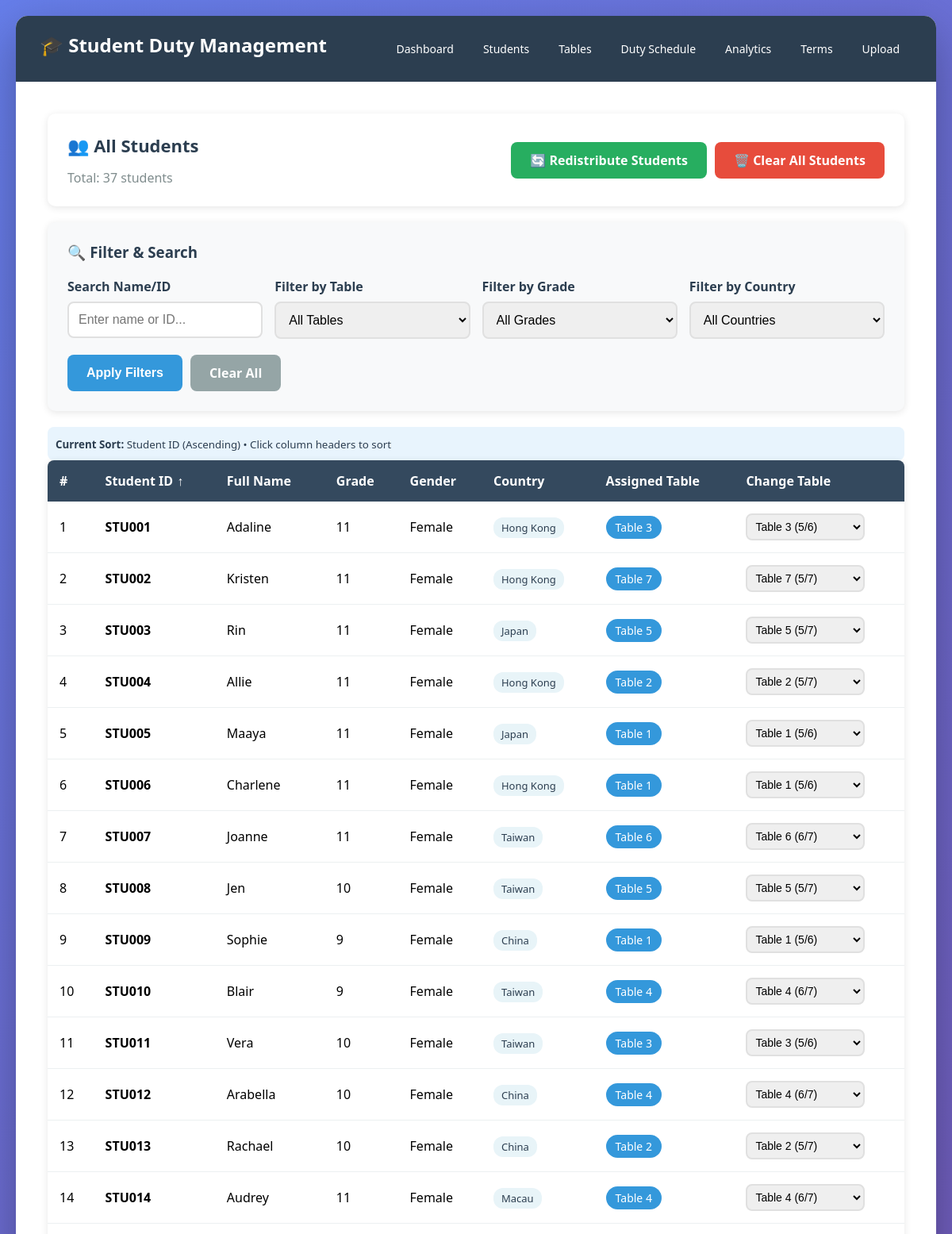
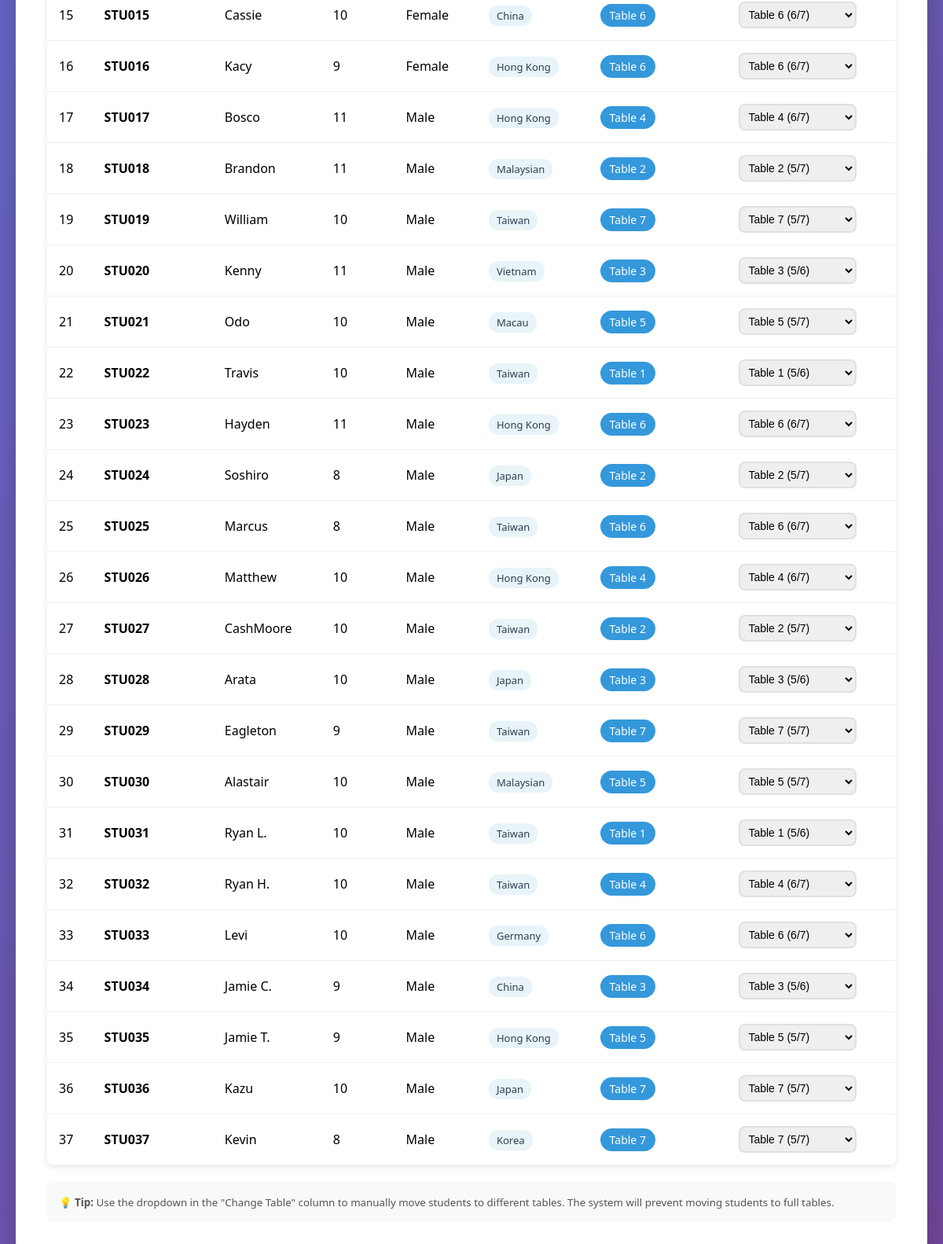
/students, run on the app's committed database (2 pictures, top to bottom).
### app.py (models this page shows, shortened)
class Student(db.Model):
    id = db.Column(db.Integer, primary_key=True)
    student_id = db.Column(db.String(20), unique=True, nullable=False)
    full_name = db.Column(db.String(100), nullable=False)
    grade = db.Column(db.Integer)
    gender = db.Column(db.String(10))
    country = db.Column(db.String(50))
    table_number = db.Column(db.Integer)
    created_at = db.Column(db.DateTime, default=datetime.utcnow)
    duty_assignments = db.relationship('DutyAssignment', backref='student', lazy=True)

### app.py (the view)
@app.route('/students')
def students():
    sort_by = request.args.get('sort', 'student_id')
    order = request.args.get('order', 'asc')
    filter_table = request.args.get('table', '')
    filter_grade = request.args.get('grade', '')
    filter_country = request.args.get('country', '')
    search_query = request.args.get('search', '')
    query = Student.query
    if filter_table:
        if filter_table == 'unassigned':
            query = query.filter(Student.table_number.is_(None))
        else:
            query = query.filter_by(table_number=int(filter_table))
    if filter_grade:
        query = query.filter_by(grade=int(filter_grade))
    if filter_country:
        query = query.filter_by(country=filter_country)
    if search_query:
        search_pattern = f'%{search_query}%'
        query = query.filter(
            (Student.full_name.ilike(search_pattern)) |
            (Student.student_id.ilike(search_pattern))
        )
    if sort_by == 'name':
        if order == 'desc':
            query = query.order_by(Student.full_name.desc())
        else:
            query = query.order_by(Student.full_name.asc())
    elif sort_by == 'grade':
        if order == 'desc':
            query = query.order_by(Student.grade.desc().nullslast())
        else:
            query = query.order_by(Student.grade.asc().nullsfirst())
    elif sort_by == 'table':
        if order == 'desc':
            query = query.order_by(Student.table_number.desc().nullslast())
        else:
            query = query.order_by(Student.table_number.asc().nullsfirst())
    elif sort_by == 'country':
        if order == 'desc':
            query = query.order_by(Student.country.desc().nullslast())
        else:
            query = query.order_by(Student.country.asc().nullsfirst())
    else:
        if order == 'desc':
            query = query.order_by(Student.student_id.desc())
        else:
            query = query.order_by(Student.student_id.asc())
    all_students = query.all()
    tables = Table.query.order_by(Table.table_number).all()
    all_grades = db.session.query(Student.grade).distinct().filter(Student.grade.isnot(None)).order_by(Student.grade).all()
    all_countries = db.session.query(Student.country).distinct().filter(Student.country.isnot(None)).order_by(Student.country).all()
    return render_template('students.html',
                         students=all_students,
                         tables=tables,
                         grades=[g[0] for g in all_grades],
                         countries=[c[0] for c in all_countries],
                         current_sort=sort_by,
                         current_order=order,
                         current_table_filter=filter_table,
                         current_grade_filter=filter_grade,
                         current_country_filter=filter_country,
                         search_query=search_query)

### templates/students.html (shortened to what this page needs)
{% extends "base.html" %}
{% block content %}
<div class="card">
    <div style="display: flex; justify-content: space-between; align-items: center; flex-wrap: wrap; gap: 10px;">
        <div>
            <h2>👥 All Students</h2>
            <p style="color: #7f8c8d; margin-top: 5px;">Total: {{ students|length }} students</p>
        </div>
        <div style="display: flex; gap: 10px; flex-wrap: wrap;">
            <a href="{{ url_for('redistribute') }}" class="btn btn-success"
               onclick="return confirm('Are you sure you want to redistribute all students to tables?')">
                🔄 Redistribute Students
            </a>
            <a href="{{ url_for('clear_students') }}" class="btn btn-danger"
               onclick="return confirm('Are you sure you want to clear all students? This cannot be undone!')">
                🗑️ Clear All Students
            </a>
        </div>
    </div>
</div>
<div class="card" style="margin-top: 20px; background: #f8f9fa;">
    <h3 style="margin-bottom: 20px; color: #2c3e50;">🔍 Filter & Search</h3>
    <form method="GET" action="{{ url_for('students') }}">
        <div style="display: grid; grid-template-columns: repeat(auto-fit, minmax(200px, 1fr)); gap: 15px;">
            <div class="form-group" style="margin-bottom: 0;">
                <label>Search Name/ID</label>
                <input type="text" name="search" class="form-control" placeholder="Enter name or ID..."
                       value="{{ search_query }}">
            </div>
            <div class="form-group" style="margin-bottom: 0;">
                <label>Filter by Table</label>
                <select name="table" class="form-control">
                    <option value="">All Tables</option>
                </select>
            </div>
            <div class="form-group" style="margin-bottom: 0;">
                <label>Filter by Grade</label>
                <select name="grade" class="form-control">
                    <option value="">All Grades</option>
                </select>
            </div>
            <div class="form-group" style="margin-bottom: 0;">
                <label>Filter by Country</label>
                <select name="country" class="form-control">
                    <option value="">All Countries</option>
                </select>
            </div>
        </div>
        <div style="margin-top: 20px; display: flex; gap: 10px;">
            <button type="submit" class="btn btn-primary">Apply Filters</button>
            <a href="{{ url_for('students') }}" class="btn btn-secondary">Clear All</a>
        </div>
    </form>
</div>
{% if students %}
<div style="margin-top: 20px; padding: 10px; background: #e8f4fd; border-radius: 8px;">
    <small style="color: #2c3e50;">
        <strong>Current Sort:</strong>
        {% if current_sort == 'name' %}Name
        {% elif current_sort == 'grade' %}Grade
        {% elif current_sort == 'table' %}Table Number
        {% elif current_sort == 'country' %}Country
        {% else %}Student ID
        {% endif %}
        ({{ 'Descending' if current_order == 'desc' else 'Ascending' }})
        • Click column headers to sort
    </small>
</div>
<table style="margin-top: 0;">
    <thead>
        <tr>
            <th>#</th>
            <th>
                <a href="?sort=student_id&order={{ 'desc' if current_sort == 'student_id' and current_order == 'asc' else 'asc' }}&table={{ current_table_filter }}&grade={{ current_grade_filter }}&country={{ current_country_filter }}&search={{ search_query }}"
                   style="color: white; text-decoration: none; display: flex; align-items: center; gap: 5px;">
                    Student ID
                    {% if current_sort == 'student_id' %}
                        <span>{{ '↓' if current_order == 'desc' else '↑' }}</span>
                    {% endif %}
                </a>
            </th>
            <th>
                <a href="?sort=name&order={{ 'desc' if current_sort == 'name' and current_order == 'asc' else 'asc' }}&table={{ current_table_filter }}&grade={{ current_grade_filter }}&country={{ current_country_filter }}&search={{ search_query }}"
                   style="color: white; text-decoration: none; display: flex; align-items: center; gap: 5px;">
                    Full Name
                </a>
            </th>
            <th>
                <a href="?sort=grade&order={{ 'desc' if current_sort == 'grade' and current_order == 'asc' else 'asc' }}&table={{ current_table_filter }}&grade={{ current_grade_filter }}&country={{ current_country_filter }}&search={{ search_query }}"
                   style="color: white; text-decoration: none; display: flex; align-items: center; gap: 5px;">
                    Grade
                </a>
            </th>
            <th>Gender</th>
            <th>
                <a href="?sort=country&order={{ 'desc' if current_sort == 'country' and current_order == 'asc' else 'asc' }}&table={{ current_table_filter }}&grade={{ current_grade_filter }}&country={{ current_country_filter }}&search={{ search_query }}"
                   style="color: white; text-decoration: none; display: flex; align-items: center; gap: 5px;">
                    Country
                </a>
            </th>
            <th>
                <a href="?sort=table&order={{ 'desc' if current_sort == 'table' and current_order == 'asc' else 'asc' }}&table={{ current_table_filter }}&grade={{ current_grade_filter }}&country={{ current_country_filter }}&search={{ search_query }}"
                   style="color: white; text-decoration: none; display: flex; align-items: center; gap: 5px;">
                    Assigned Table
                </a>
            </th>
            <th>Change Table</th>
        </tr>
    </thead>
    <tbody>
        {% for student in students %}
        <tr>
            <td>{{ loop.index }}</td>
            <td><strong>{{ student.student_id }}</strong></td>
            <td>{{ student.full_name }}</td>
            <td>{{ student.grade if student.grade else 'N/A' }}</td>
            <td>{{ student.gender if student.gender else 'N/A' }}</td>
            <td>
                {% if student.country %}
                    <span style="background: #e8f4f8; color: #2c3e50; padding: 4px 10px; border-radius: 12px; font-size: 13px;">
                        {{ student.country }}
                    </span>
                {% else %}
                    <span style="color: #95a5a6;">N/A</span>
                {% endif %}
            </td>
            <td>
                {% if student.table_number %}
                    <span style="background: #3498db; color: white; padding: 5px 12px; border-radius: 15px; font-size: 14px;">
                        Table {{ student.table_number }}
                    </span>
                {% else %}
                    <span style="color: #e74c3c;">Not Assigned</span>
                {% endif %}
            </td>
            <td>
                <form method="POST" action="{{ url_for('change_student_table', student_id=student.id) }}" style="margin: 0;">
                    <select name="table_number" class="form-control" style="width: 150px; padding: 6px; font-size: 14px;"
                            onchange="if(confirm('Move {{ student.student_id }} to this table?')) this.form.submit();">
                        {% for table in tables %}
                        <option value="{{ table.table_number }}" {% if student.table_number == table.table_number %}selected{% endif %}>
                            Table {{ table.table_number }} ({{ table.current_count }}/{{ table.capacity }})
                        </option>
                        {% endfor %}
                    </select>
                </form>
            </td>
        </tr>
        {% endfor %}
    </tbody>
</table>
<div style="margin-top: 20px; padding: 15px; background: #f8f9fa; border-radius: 8px;">
    <small style="color: #555;">
        <strong>💡 Tip:</strong> Use the dropdown in the "Change Table" column to manually move students to different tables.
        The system will prevent moving students to full tables.
    </small>
</div>
{% endif %}
{% endblock %}

### templates/base.html (style rules this page uses)
* { margin: 0; padding: 0; box-sizing: border-box; }
body { font-family: 'Segoe UI', Tahoma, Geneva, Verdana, sans-serif; background: linear-gradient(135deg, #667eea 0%, #764ba2 100%); min-height: 100vh; padding: 20px; }
.btn { padding: 12px 24px; border: none; border-radius: 8px; cursor: pointer; font-size: 16px; font-weight: 600; text-decoration: none; display: inline-block; transition: all 0.3s; }
.btn-primary { background: #3498db; color: white; }
.btn-success { background: #27ae60; color: white; }
.btn-danger { background: #e74c3c; color: white; }
.btn-secondary { background: #95a5a6; color: white; }
table { width: 100%; border-collapse: collapse; margin-top: 20px; background: white; border-radius: 8px; overflow: hidden; box-shadow: 0 2px 10px rgba(0, 0, 0, 0.1); }
thead { background: #34495e; color: white; }
th { padding: 15px; text-align: left; font-weight: 600; }
td { padding: 15px; border-bottom: 1px solid #ecf0f1; }
.card { background: white; border-radius: 10px; padding: 25px; margin-bottom: 20px; box-shadow: 0 2px 10px rgba(0, 0, 0, 0.1); }
.card h2 { color: #2c3e50; margin-bottom: 15px; font-size: 22px; }
.form-group { margin-bottom: 20px; }
.form-group label { display: block; margin-bottom: 8px; font-weight: 600; color: #2c3e50; }
.form-control { width: 100%; padding: 12px; border: 2px solid #e0e0e0; border-radius: 8px; font-size: 16px; transition: border-color 0.3s; }

### data on the page
Student: student_id "STU001", full_name "Adaline", grade "11", gender "Female", country "Hong Kong", table_number "3", table_number "Table 3 (5/6)"
Student: student_id "STU002", full_name "Kristen", grade "11", gender "Female", country "Hong Kong", table_number "7", table_number "Table 7 (5/7)"
Student: student_id "STU003", full_name "Rin", grade "11", gender "Female", country "Japan", table_number "5", table_number "Table 5 (5/7)"
Student: student_id "STU004", full_name "Allie", grade "11", gender "Female", country "Hong Kong", table_number "2", table_number "Table 2 (5/7)"
Student: student_id "STU005", full_name "Maaya", grade "11", gender "Female", country "Japan", table_number "1", table_number "Table 1 (5/6)"
Student: student_id "STU006", full_name "Charlene", grade "11", gender "Female", country "Hong Kong", table_number "1", table_number "Table 1 (5/6)"
Student: student_id "STU007", full_name "Joanne", grade "11", gender "Female", country "Taiwan", table_number "6", table_number "Table 6 (6/7)"
Student: student_id "STU008", full_name "Jen", grade "10", gender "Female", country "Taiwan", table_number "5", table_number "Table 5 (5/7)"
Student: student_id "STU009", full_name "Sophie", grade "9", gender "Female", country "China", table_number "1", table_number "Table 1 (5/6)"
Student: student_id "STU010", full_name "Blair", grade "9", gender "Female", country "Taiwan", table_number "4", table_number "Table 4 (6/7)"
Student: student_id "STU011", full_name "Vera", grade "10", gender "Female", country "Taiwan", table_number "3", table_number "Table 3 (5/6)"
Student: student_id "STU012", full_name "Arabella", grade "10", gender "Female", country "China", table_number "4", table_number "Table 4 (6/7)"
Student: student_id "STU013", full_name "Rachael", grade "10", gender "Female", country "China", table_number "2", table_number "Table 2 (5/7)"
Student: student_id "STU014", full_name "Audrey", grade "11", gender "Female", country "Macau", table_number "4", table_number "Table 4 (6/7)"
Student: student_id "STU015", full_name "Cassie", grade "10", gender "Female", country "China", table_number "6", table_number "Table 6 (6/7)"
Student: student_id "STU016", full_name "Kacy", grade "9", gender "Female", country "Hong Kong", table_number "6", table_number "Table 6 (6/7)"
Student: student_id "STU017", full_name "Bosco", grade "11", gender "Male", country "Hong Kong", table_number "4", table_number "Table 4 (6/7)"
Student: student_id "STU018", full_name "Brandon", grade "11", gender "Male", country "Malaysian", table_number "2", table_number "Table 2 (5/7)"
Student: student_id "STU019", full_name "William", grade "10", gender "Male", country "Taiwan", table_number "7", table_number "Table 7 (5/7)"
Student: student_id "STU020", full_name "Kenny", grade "11", gender "Male", country "Vietnam", table_number "3", table_number "Table 3 (5/6)"
Student: student_id "STU021", full_name "Odo", grade "10", gender "Male", country "Macau", table_number "5", table_number "Table 5 (5/7)"
Student: student_id "STU022", full_name "Travis", grade "10", gender "Male", country "Taiwan", table_number "1", table_number "Table 1 (5/6)"
Student: student_id "STU023", full_name "Hayden", grade "11", gender "Male", country "Hong Kong", table_number "6", table_number "Table 6 (6/7)"
Student: student_id "STU024", full_name "Soshiro", grade "8", gender "Male", country "Japan", table_number "2", table_number "Table 2 (5/7)"
Student: student_id "STU025", full_name "Marcus", grade "8", gender "Male", country "Taiwan", table_number "6", table_number "Table 6 (6/7)"
Student: student_id "STU026", full_name "Matthew", grade "10", gender "Male", country "Hong Kong", table_number "4", table_number "Table 4 (6/7)"
Student: student_id "STU027", full_name "CashMoore", grade "10", gender "Male", country "Taiwan", table_number "2", table_number "Table 2 (5/7)"
Student: student_id "STU028", full_name "Arata", grade "10", gender "Male", country "Japan", table_number "3", table_number "Table 3 (5/6)"
Student: student_id "STU029", full_name "Eagleton", grade "9", gender "Male", country "Taiwan", table_number "7", table_number "Table 7 (5/7)"
Student: student_id "STU030", full_name "Alastair", grade "10", gender "Male", country "Malaysian", table_number "5", table_number "Table 5 (5/7)"
Student: student_id "STU031", full_name "Ryan L.", grade "10", gender "Male", country "Taiwan", table_number "1", table_number "Table 1 (5/6)"
Student: student_id "STU032", full_name "Ryan H.", grade "10", gender "Male", country "Taiwan", table_number "4", table_number "Table 4 (6/7)"
Student: student_id "STU033", full_name "Levi", grade "10", gender "Male", country "Germany", table_number "6", table_number "Table 6 (6/7)"
Student: student_id "STU034", full_name "Jamie C.", grade "9", gender "Male", country "China", table_number "3", table_number "Table 3 (5/6)"
Student: student_id "STU035", full_name "Jamie T.", grade "9", gender "Male", country "Hong Kong", table_number "5", table_number "Table 5 (5/7)"
Student: student_id "STU036", full_name "Kazu", grade "10", gender "Male", country "Japan", table_number "7", table_number "Table 7 (5/7)"
Student: student_id "STU037", full_name "Kevin", grade "8", gender "Male", country "Korea", table_number "7", table_number "Table 7 (5/7)"

### other printed values
{{ students|length }} "37"
{{ 'Descending' if current_order == 'desc' else 'Ascending' }} "Ascending"
{{ '↓' if current_order == 'desc' else '↑' }} "↑"
